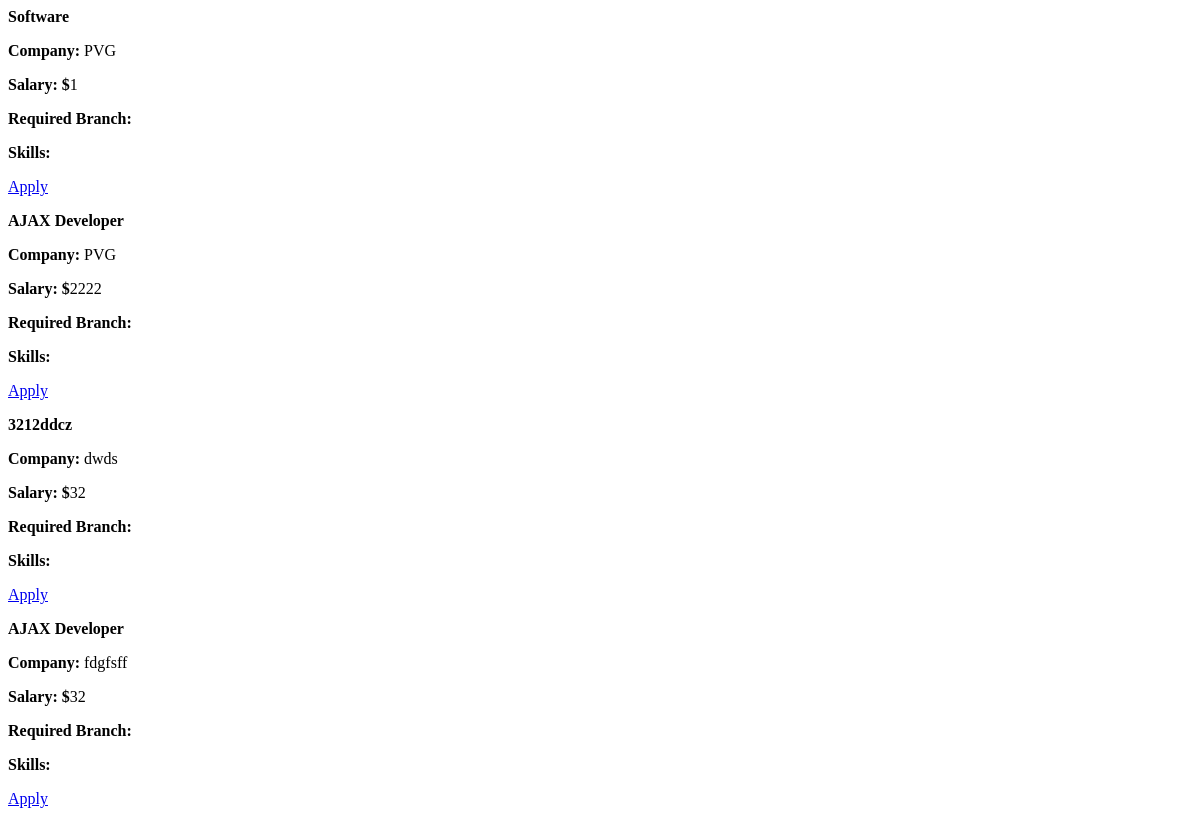
The app's page /pvg/list/, older data.
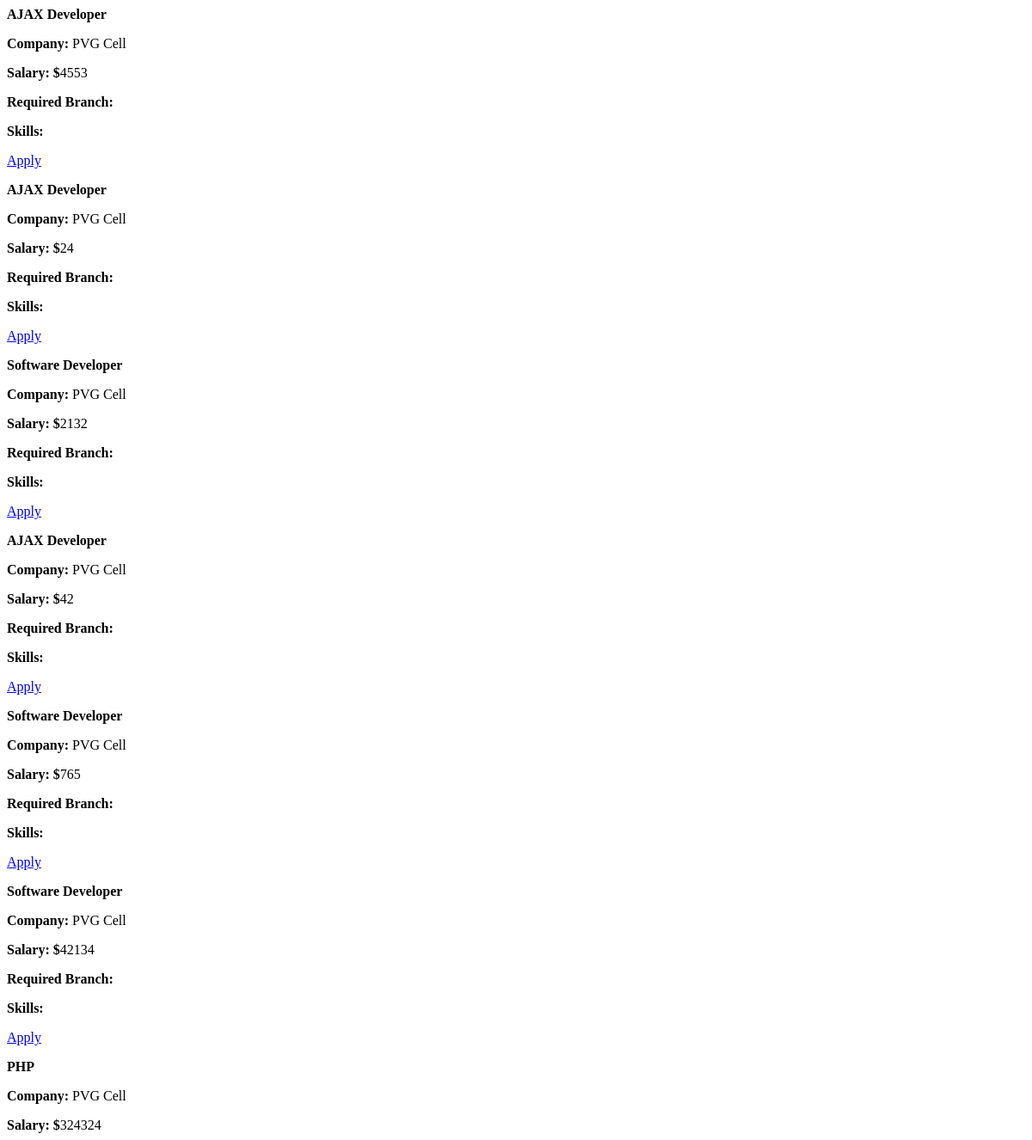
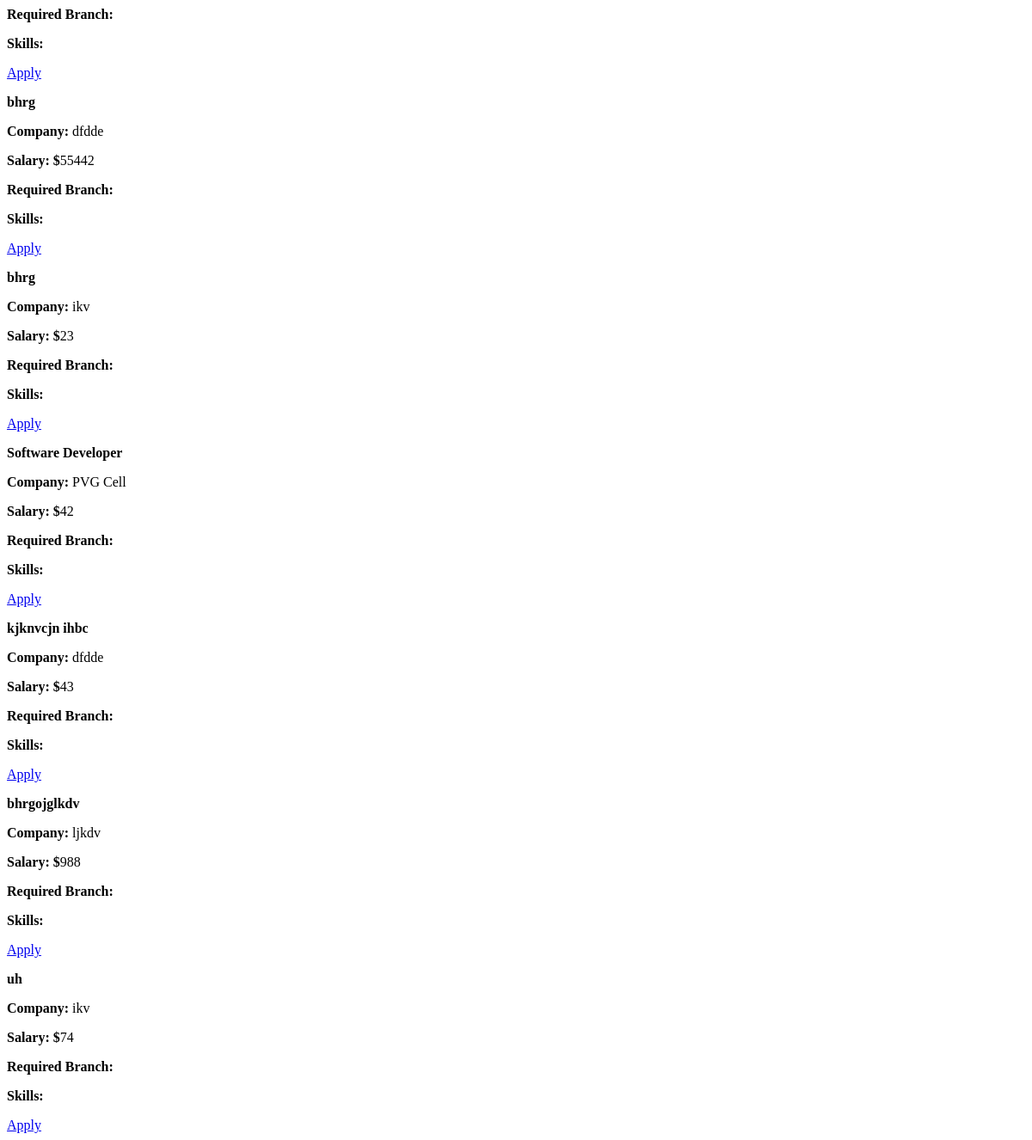
The same page, newer data (2 pictures, top to bottom).
### pvg/models.py (models this page shows, shortened)
class JobDetail(models.Model):
    job_id = models.IntegerField(primary_key=True)
    job_title = models.CharField(max_length=100)
    company_logo = models.ImageField(upload_to='company_logos/')
    company_name = models.CharField(max_length=100)
    salary = models.IntegerField( default=None, null=True, blank=True)
    BRANCH_CHOICES = [
        ('ME', 'Mechanical Engineering'),
        ('IT', 'Information Technology'),
        ('CS', 'Computer Science'),
        ('EE', 'Electrical Engineering'),
        ('ENTC', 'ENTC'),
        ('Printing', 'Printing'),
        ('AIDS', 'AIDS')
    ]
    required_branchs = models.CharField(max_length=20, choices=BRANCH_CHOICES, default='')
    location = models.CharField(max_length=50, default='')
    system_time = models.DateTimeField()
    required_CGPA = models.IntegerField( default=None, null=True, blank=True)
    required_marks = models.IntegerField(default=None, null=True, blank=True)
    date_exam = models.DateTimeField(default=timezone.now)
    date_last = models.DateTimeField(default=timezone.now)
    venue = models.CharField(max_length=20, default='')

### pvg/views.py (the view)
# urls.py: path('list/',views.list,name='list'),
def list(request):
    job_details = JobDetail.objects.all()
    return render(request, 'list.html', {'job_details': job_details})

### pvg/templates/list.html
{% block body %}
    {% for job_detail in job_details %}
        <div class="w-23 bg-slate-400 h-35 mt-3 m-20 rounded-lg">
            <p class="m-3 p-3 font-serif text-3xl"><b>{{ job_detail.job_title }}</b></p>
            <p class="m-3 p-3 text-lg"><b>Company:</b> {{ job_detail.company_name }}</p>
            <p class="m-3 p-3 text-lg"><b>Salary: $</b>{{ job_detail.salary }}</p>
            <p class="m-3 p-3 text-lg"><b>Required Branch:</b> {{ job_detail.required_branch }}</p>
            <p class="m-3 p-3 text-lg"><b>Skills:</b> {{ job_detail.skills }}</p>
            <a href="{% url 'apply_for_job' job_detail.id %}" class="m-3 p-3 rounded-md bg-blue-600 hover:bg-blue-950 text-white">Apply</a>
        </div>
    {% endfor %}
{% endblock %}

Row changes from the older to the newer data that the page shows:
removed JobDetail: job_title "Software", company_name "PVG", salary "1"
removed JobDetail: job_title "AJAX Developer", company_name "PVG", salary "2222"
removed JobDetail: job_title "AJAX Developer", company_name "fdgfsff", salary "32"
added JobDetail: job_title "AJAX Developer", company_name "PVG Cell", salary "4553"
added JobDetail: job_title "AJAX Developer", company_name "PVG Cell", salary "24"
changed JobDetail (number 3 of 13 on the later page): job_title "3212ddcz" → "Software Developer"; company_name "dwds" → "PVG Cell"; salary "32" → "2132"
added JobDetail: job_title "AJAX Developer", company_name "PVG Cell", salary "42"
added JobDetail: job_title "Software Developer", company_name "PVG Cell", salary "765"
added JobDetail: job_title "Software Developer", company_name "PVG Cell", salary "42134"
added JobDetail: job_title "PHP", company_name "PVG Cell", salary "324324"
added JobDetail: job_title "bhrg", company_name "dfdde", salary "55442"
added JobDetail: job_title "bhrg", company_name "ikv", salary "23"
added JobDetail: job_title "Software Developer", company_name "PVG Cell", salary "42"
added JobDetail: job_title "kjknvcjn ihbc", company_name "dfdde", salary "43"
added JobDetail: job_title "bhrgojglkdv", company_name "ljkdv", salary "988"
added JobDetail: job_title "uh", company_name "ikv", salary "74"
